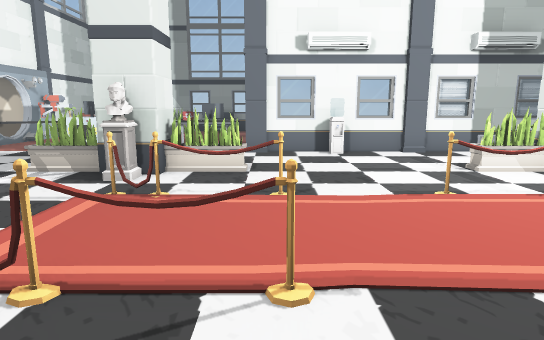
View 1 (above)

20 first-person views from a walk through a 3-D level made in the Unity game engine. The camera is 1.4 m above the floor, tilts 10° down and sees 75° across. Doors are open. The floor is counted in squares, 1 m on a side. Each view is taken from the middle of a square. On the plan, view 1 faces up. The plan holds only what a view shows up to about 15 squares ahead; the rest is blank. The place goes on beyond the plan. The player character is not drawn. Some animated figures are not drawn.

View 2
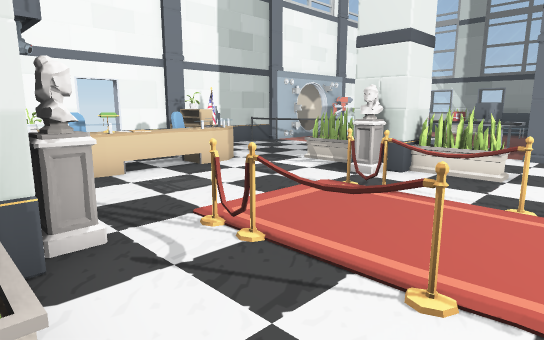

View 3
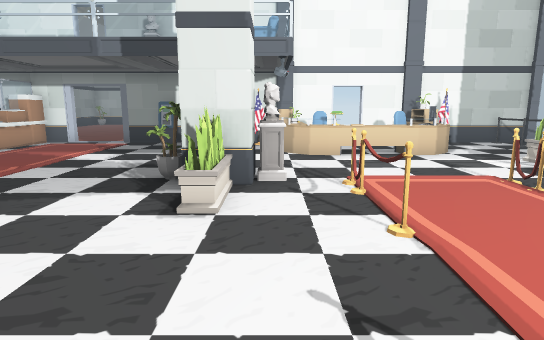

View 4
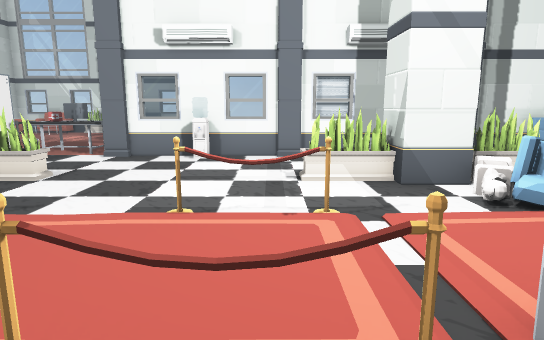

View 5
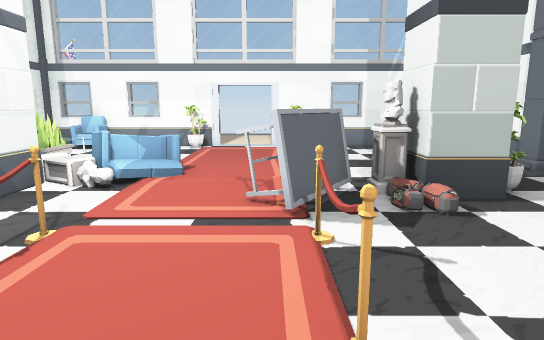

View 6
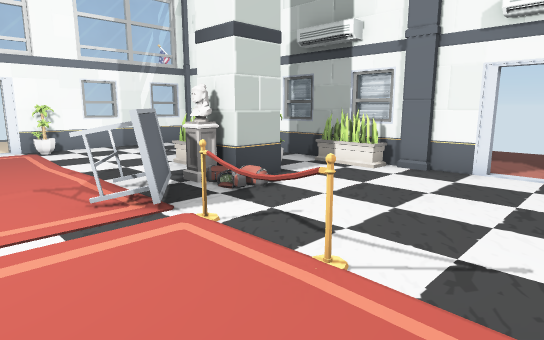

View 7
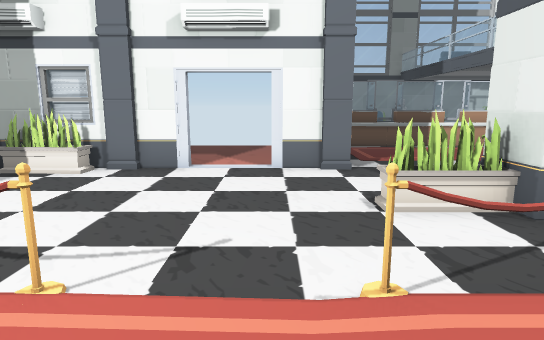

View 8
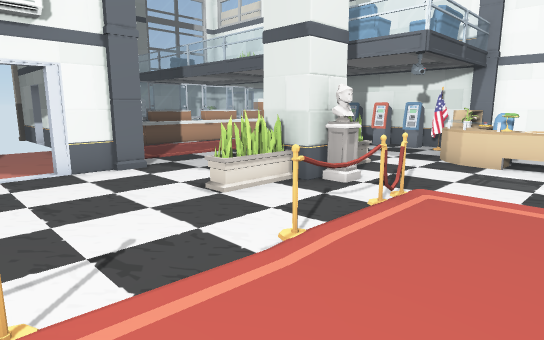

View 9
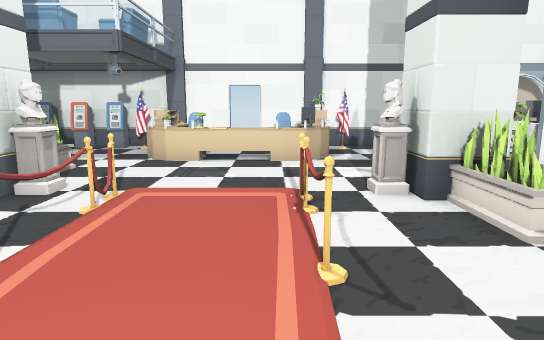

View 10
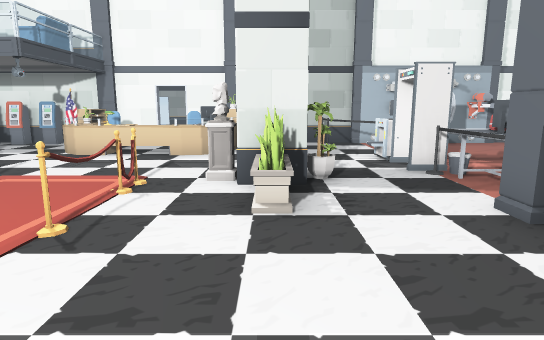

View 11
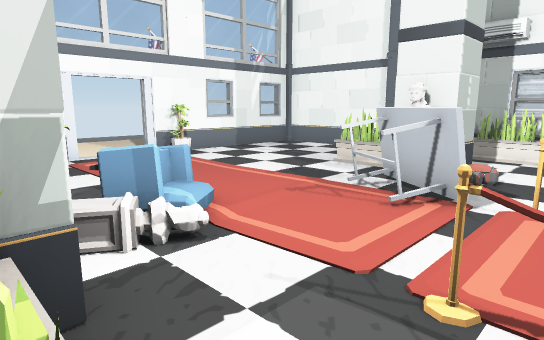

View 12
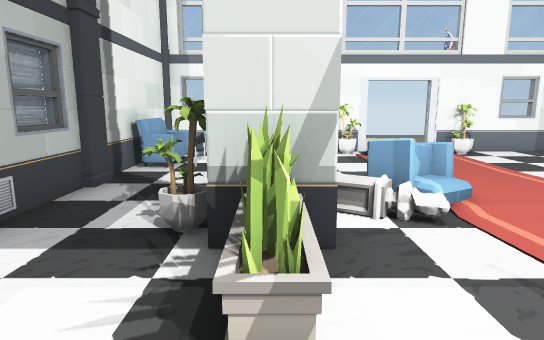

View 13
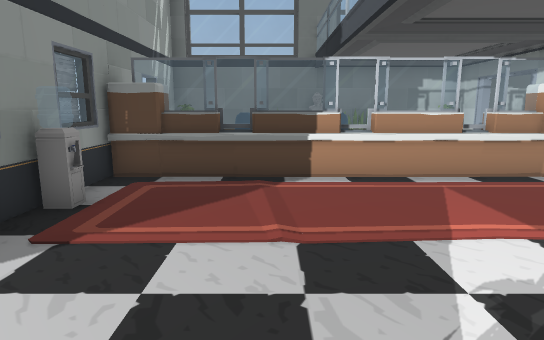

View 14
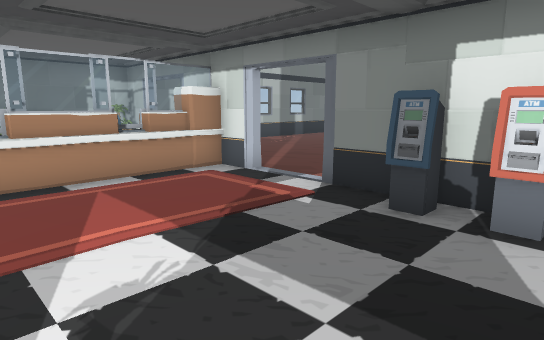

View 15
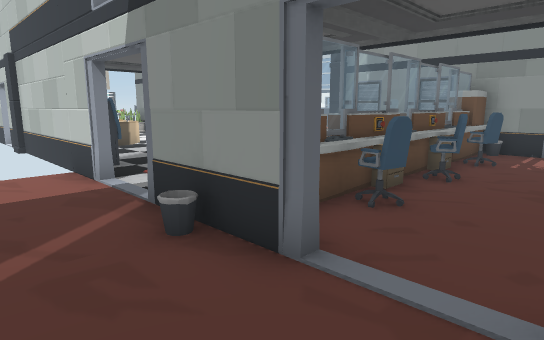

View 16
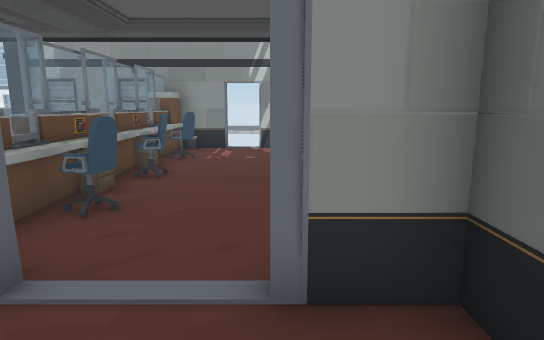

View 17
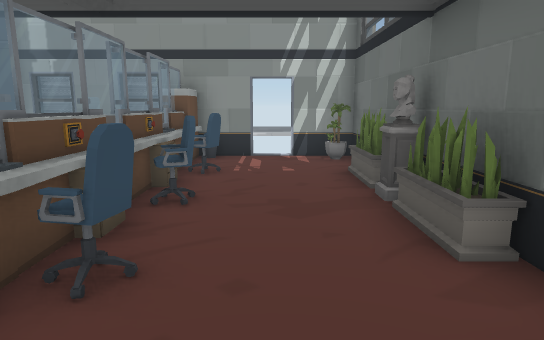

View 18
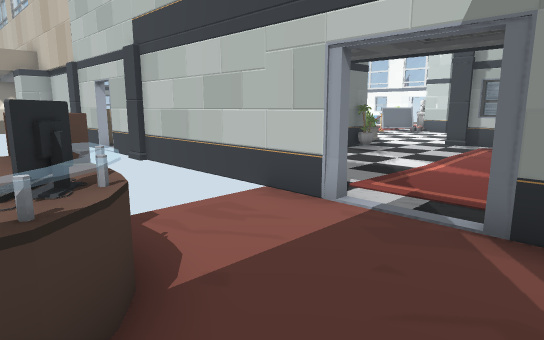

View 19
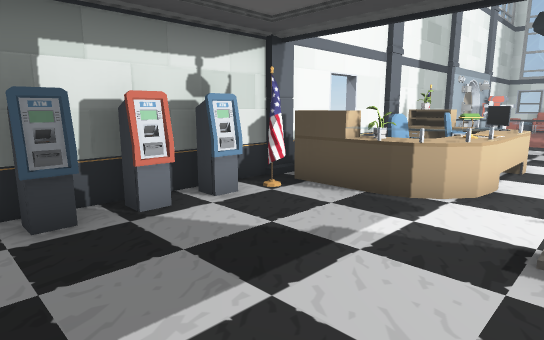

View 20
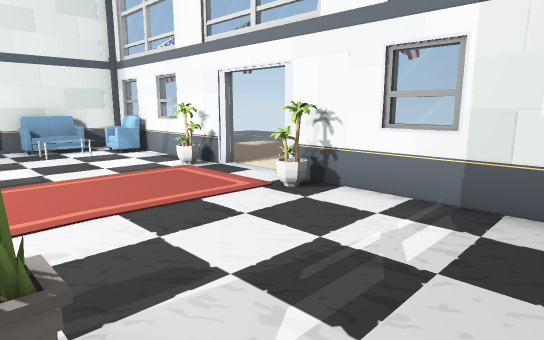

### Floor plan
Points are (right, up) in squares from view 1. A wall is a line through its corners. A room is listed if a view was taken in it or the views show most of it. See-through windows are left out.
Room 1 (views 1, 2, 3, 4, 5, 6, 7, 8, 9, 10, 11, 12, 13, 14, 17, 19, 20)
walls: (-2.4, 0.8) (-2.4, -0.7); (0.5, -3.4) (1.1, -3.4); (2.9, -3.4) (3.5, -3.4); (6.2, 0.6) (7.6, 0.6); (-0.4, -5.1) (-0.4, -4.5); (-2.4, 8.8) (-2.4, 7.3); (5.4, -3.4) (14.3, -3.4) (14.3, 3.1); (5.4, -3.6) (6.2, -3.6); (7.8, 7.4) (6.4, 7.4); (7.9, -3.6) (8.9, -3.6); (-0.4, -7.9) (-0.4, -6.8); (-0.7, -7.9) (-0.7, -3.8); (-10.3, 3.4) (-10.3, 1.8); (6.4, 11.6) (5.3, 11.6); (-10.3, -3.4) (-10.3, -5) (-10.6, -5); (-0.7, -10.4) (-0.7, -9.5); (-10.3, 10.5) (-10.3, 4.6); (9.6, 11.3) (-0.2, 11.3); (-10.3, -6.9) (-10.3, -7.5); (14.3, 4.9) (14.3, 11.3) (10.6, 11.3); (-10.3, -9.4) (-10.3, -10) (-10.6, -10); (-4.5, -13.3) (-0.7, -13.3) (-0.7, -11.5); (-10.3, -11.9) (-10.3, -13.3) (-6.4, -13.3); (-10.8, -12.2) (-10.2, -12.2)
low walls: (13.4, 9) (13.4, 10); (13.9, 9.1) (13.9, 9.8) (13.3, 9.8)
ways out: opening at (-10.5, -11) to room 2; opening at (-10.5, -6) to room 2; open door at (-11, -12) to room 2; open door at (-11, -10) to room 2; open door at (-11, -5) to room 2; open door at (-10.5, -7) to room 2; opening at (2, -3.5); open door at (-10.5, 4); open door at (-8.8, 12.4); open door at (-0.5, -11); open door at (1, -4); open door at (14, 3); open door at (14, 5)
objects: other object (-12, 10) to (-11, 11); pillar (-11, 6) to (-11, 7); desk (-10, -9) to (-8, -8); cash machine (-10, -3); cash machine (-10, -2); cash machine (-10, -1) to (-10, 0); pillar (-10, 1); pillar (-10, 11); desk (-9, 1) to (-7, 2); other object (-9, 6) to (-9, 7); other object (-9, 10); other object (-8, -10); plant (-8, 2); other object (-8, 3); other object (-8, 5); computer (-8, 6) to (-7, 6); desk (-8, 7); other object (-8, 10) to (-7, 11); other object (-7, -10); drawers (-7, -9); desk (-7, -9) to (-6, -8); desk (-7, 3) to (-7, 5); plant (-6, -13); other object (-6, -10); other object (-6, 11) to (-5, 12); pillar (-5, -13); plant (-5, -12); drawers (-5, -9) to (-4, -9); desk (-5, -8) to (-4, -8); plant (-4, 0); plant (-4, 8); other object (-4, 11) to (-4, 12); other object (-3, -10); desk (-3, -9) to (-1, -8); plant (-3, -1); pillar (-3, 0); pillar (-3, 1); other object (-3, 2) to (-3, 3); other object (-3, 5); pillar (-3, 7); pillar (-3, 8); plant (-3, 9); barrier (-3, 12); table (-3, 13) to (-1, 13); other object (-2, 2); barrier (-2, 3); barrier (-2, 4); other object (-2, 5); computer (-2, 12); water cooler (-1, -6); plant (-1, 0); barrier (-1, 3); plant (-1, 8); pillar (-1, 12) to (0, 12); pillar (0, -4); pillar (0, -3); other object (0, 3); barrier (0, 5); other object (0, 6); water cooler (2, 11); barrier (3, 3) to (4, 3); barrier (3, 6) to (4, 6); pillar (4, -4) to (5, -4); pillar (4, 11); plant (5, -3); other object (5, 3); other object (5, 6); pillar (6, 0) to (7, 0); table (6, 2) to (7, 3); plant (6, 8); plant (7, -1); pillar (7, 1); pillar (7, 8); plant (7, 9); sofa (8, 5) to (9, 6); plant (9, 0); plant (9, 8); sofa (12, 11)
Room 2 (views 15, 16, 18)
walls: (-10.6, -10) (-10.6, -6.9); (-10.6, -5) (-10.6, 3.4); (-12.8, -13.3) (-10.6, -13.3) (-10.6, -11.9)
ways out: opening at (-10.5, -11) to room 1; opening at (-10.5, -6) to room 1; open door at (-11, -12) to room 1; open door at (-11, -10) to room 1; open door at (-11, -5) to room 1; open door at (-10.5, -7) to room 1
objects: computer (-15, -6) to (-14, -5)

Positions as (right, up) in squares from view 1, and headings:
1: (0, 0), facing up
2: (1, 0), facing up-left
3: (4, 1), facing left
4: (4, 1), facing up
5: (1, 3), facing right
6: (1, 5), facing down-right
7: (1, 5), facing down
8: (3, 5), facing down-left
9: (3, 5), facing left
10: (4, 8), facing left
11: (4, 8), facing down-right
12: (3, 8), facing right
13: (-4, -1), facing down
14: (-5, -1), facing down-left
15: (-13, -12), facing up-right
16: (-13, -12), facing right
17: (-11, -11), facing right
18: (-15, -8), facing up-right
19: (-5, -4), facing up-left
20: (9, -2), facing up-right
